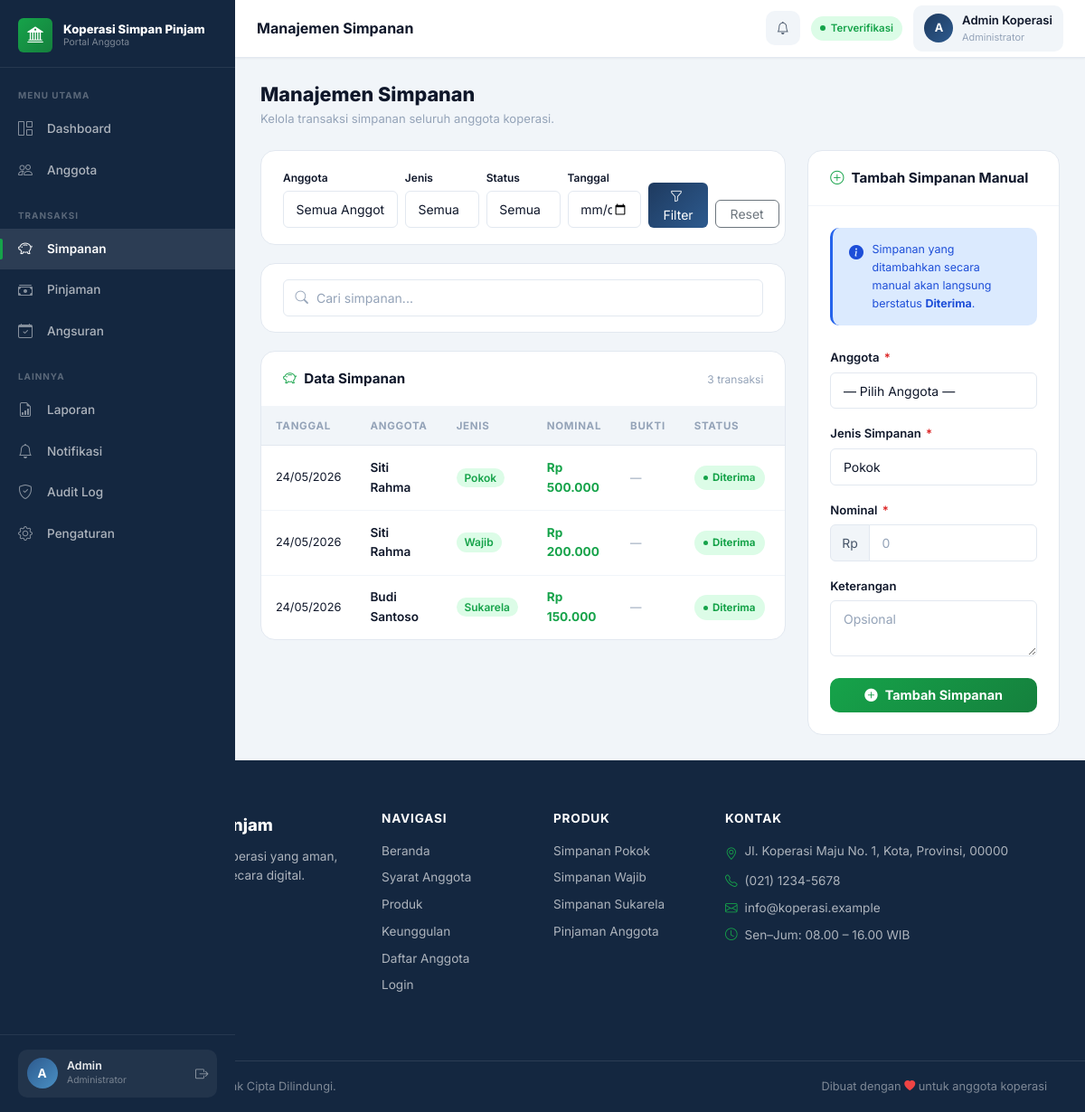
/admin/simpanan.php (signed in), run on the app's committed database.
### tables this page shows
CREATE TABLE IF NOT EXISTS users (
    id INT AUTO_INCREMENT PRIMARY KEY,
    nama VARCHAR(150) NOT NULL,
    nik VARCHAR(50) NOT NULL UNIQUE,
    tempat_lahir VARCHAR(100),
    tanggal_lahir DATE,
    jenis_kelamin VARCHAR(20),
    alamat TEXT,
    no_hp VARCHAR(30),
    email VARCHAR(150) NOT NULL UNIQUE,
    pekerjaan VARCHAR(100),
    penghasilan DECIMAL(15,2),
    username VARCHAR(50) NOT NULL UNIQUE,
    password VARCHAR(255) NOT NULL,
    role ENUM('admin', 'user') DEFAULT 'user',
    status_verifikasi VARCHAR(50) DEFAULT 'Menunggu Verifikasi',
    foto_ktp VARCHAR(255),
    foto_diri VARCHAR(255),
    created_at DATETIME,
    updated_at DATETIME
);

CREATE TABLE IF NOT EXISTS simpanan (
    id INT AUTO_INCREMENT PRIMARY KEY,
    user_id INT NOT NULL,
    jenis_simpanan ENUM('pokok', 'wajib', 'sukarela') NOT NULL,
    nominal DECIMAL(15,2) NOT NULL,
    bukti_transfer VARCHAR(255),
    status ENUM('Menunggu konfirmasi', 'Diterima', 'Ditolak') DEFAULT 'Menunggu konfirmasi',
    keterangan TEXT,
    tanggal_transaksi DATE,
    created_at DATETIME,
    FOREIGN KEY (user_id) REFERENCES users(id)
);

### config/config.php (called while the page is built)
<?php
return [
    'db' => [
        'host' => 'localhost',
        'name' => 'koperasi',
        'user' => 'root',
        'pass' => '',
        'charset' => 'utf8mb4',
    ],
    'app' => [
        'name' => 'Koperasi Simpan Pinjam',
        'base_url' => '',
        'timezone' => 'Asia/Jakarta',
    ],
];

### config/helpers.php (called while the page is built, shortened)
<?php
function e($value): string
{
    return htmlspecialchars((string)$value, ENT_QUOTES, 'UTF-8');
}
function format_rupiah($angka): string
{
    return 'Rp ' . number_format((float)$angka, 0, ',', '.');
}

### config/auth.php (called while the page is built, shortened)
<?php
require_once __DIR__ . '/helpers.php';
function current_user(): ?array
{
    $pdo = db();
    $stmt = $pdo->prepare("SELECT * FROM users WHERE id = ?");
    $stmt->execute([$_SESSION['user_id']]);
    $user = $stmt->fetch();
    return $user ?: null;
}

### admin/simpanan.php (the view, shortened to what this page needs)
<?php
require_once __DIR__ . '/../config/auth.php';
require_once __DIR__ . '/../config/helpers.php';
$pdo = db();
$filterTanggal = $_GET['tanggal'] ?? '';
$conditions = [];
$params = [];
$where = $conditions ? 'WHERE ' . implode(' AND ', $conditions) : '';
$stmt = $pdo->prepare("SELECT s.*, u.nama FROM simpanan s JOIN users u ON s.user_id = u.id $where ORDER BY s.created_at DESC");
$stmt->execute($params);
$simpanan = $stmt->fetchAll();
$page_title = 'Manajemen Simpanan';
function badgeClass($status) {
    $map = ['Menunggu konfirmasi' => 'badge-menunggu', 'Diterima' => 'badge-diterima', 'Ditolak' => 'badge-ditolak'];
    return $map[$status] ?? 'badge-nonaktif';
}
?>
<?php require __DIR__ . '/../includes/dashboard_top.php'; ?>
<div class="page-header">
    <div>
        <h1 class="page-title">Manajemen Simpanan</h1>
        <p class="page-sub">Kelola transaksi simpanan seluruh anggota koperasi.</p>
    </div>
</div>
<div class="row g-4">
    <div class="col-lg-8">
        <div class="filter-bar">
            <form class="row g-2" method="get">
                <div class="col-md-3">
                    <label class="form-label" style="font-size:.75rem">Anggota</label>
                    <select name="user_id" class="form-select form-select-sm">
                        <option value="">Semua Anggota</option>
                    </select>
                </div>
                <div class="col-md-2">
                    <label class="form-label" style="font-size:.75rem">Jenis</label>
                    <select name="jenis" class="form-select form-select-sm">
                        <option value="">Semua</option>
                    </select>
                </div>
                <div class="col-md-2">
                    <label class="form-label" style="font-size:.75rem">Status</label>
                    <select name="status" class="form-select form-select-sm">
                        <option value="">Semua</option>
                    </select>
                </div>
                <div class="col-md-2">
                    <label class="form-label" style="font-size:.75rem">Tanggal</label>
                    <input type="date" name="tanggal" class="form-control form-control-sm" value="<?= e($filterTanggal); ?>">
                </div>
                <div class="col-md-3 d-flex align-items-end gap-2">
                    <button type="submit" class="btn btn-primary btn-sm px-3" style="background:linear-gradient(135deg,var(--primary),var(--primary-light));border:none;border-radius:var(--radius-sm)" id="filterBtn">
                        <i class="bi bi-funnel me-1"></i>Filter
                    </button>
                    <a href="/admin/simpanan.php" class="btn btn-outline-secondary btn-sm px-3" style="border-radius:var(--radius-sm)">Reset</a>
                </div>
            </form>
        </div>
        <div class="filter-bar">
            <div class="search-input-wrap">
                <input type="search" class="form-control" placeholder="Cari simpanan..." data-table-search="#simpananTable">
            </div>
        </div>
        <div class="panel">
            <div class="panel-header">
                <span class="panel-title"><i class="bi bi-piggy-bank me-2 text-green"></i>Data Simpanan</span>
                <span style="font-size:.75rem;color:var(--text-muted)"><?= count($simpanan); ?> transaksi</span>
            </div>
            <div class="table-responsive panel-body p-0">
                <table class="data-table" id="simpananTable">
                    <thead>
                        <tr>
                            <th>Tanggal</th>
                            <th>Anggota</th>
                            <th>Jenis</th>
                            <th>Nominal</th>
                            <th>Bukti</th>
                            <th>Status</th>
                            <th>Aksi</th>
                        </tr>
                    </thead>
                    <tbody>
                        <?php if (empty($simpanan)): ?>
                            <tr><td colspan="7">
                                <div class="empty-state">
                                    <i class="bi bi-inbox"></i>
                                    <p>Tidak ada data simpanan ditemukan</p>
                                </div>
                            </td></tr>
                        <?php else: ?>
                            <?php foreach ($simpanan as $row): ?>
                                <tr>
                                    <td style="font-size:.8rem"><?= e(date('d/m/Y', strtotime($row['tanggal_transaksi']))); ?></td>
                                    <td style="font-weight:600;font-size:.85rem"><?= e($row['nama']); ?></td>
                                    <td>
                                        <span style="font-size:.75rem;font-weight:600;padding:.2rem .55rem;border-radius:var(--radius-full);background:var(--accent-green-light);color:var(--accent-green)">
                                            <?= e(ucfirst($row['jenis_simpanan'])); ?>
                                        </span>
                                    </td>
                                    <td style="font-weight:700;color:var(--accent-green)"><?= format_rupiah($row['nominal']); ?></td>
                                    <td>
                                        <?php if (!empty($row['bukti_transfer'])): ?>
                                            <a href="/uploads/bukti_simpanan/<?= e($row['bukti_transfer']); ?>" target="_blank" class="btn-action view" title="Lihat Bukti"><i class="bi bi-file-image"></i></a>
                                        <?php else: ?>
                                            <span style="color:var(--text-muted);font-size:.78rem">—</span>
                                        <?php endif; ?>
                                    </td>
                                    <td><span class="badge-status <?= badgeClass($row['status']); ?>"><?= e($row['status']); ?></span></td>
                                    <td>
                                    </td>
                                </tr>
                            <?php endforeach; ?>
                        <?php endif; ?>
                    </tbody>
                </table>
            </div>
        </div>
    </div>
    <div class="col-lg-4">
        <div class="panel">
            <div class="panel-header">
                <span class="panel-title"><i class="bi bi-plus-circle me-2" style="color:var(--accent-green)"></i>Tambah Simpanan Manual</span>
            </div>
            <div class="panel-body">
                <div class="alert alert-info-custom mb-4" style="font-size:.78rem">
                    <i class="bi bi-info-circle-fill"></i>
                    <span>Simpanan yang ditambahkan secara manual akan langsung berstatus <strong>Diterima</strong>.</span>
                </div>
                <form method="post">
                    <div class="mb-3">
                        <label class="form-label">Anggota <span class="required">*</span></label>
                        <select name="user_id" class="form-select" required>
                            <option value="">— Pilih Anggota —</option>
                        </select>
                    </div>
                    <div class="mb-3">
                        <label class="form-label">Jenis Simpanan <span class="required">*</span></label>
                        <select name="jenis_simpanan" class="form-select">
                            <option value="pokok">Pokok</option>
                        </select>
                    </div>
                    <div class="mb-3">
                        <label class="form-label">Nominal <span class="required">*</span></label>
                        <div class="input-group">
                            <span class="input-group-text">Rp</span>
                            <input type="number" name="nominal" class="form-control" min="1000" required placeholder="0">
                        </div>
                    </div>
                    <div class="mb-4">
                        <label class="form-label">Keterangan</label>
                        <textarea name="keterangan" class="form-control" rows="2" placeholder="Opsional"></textarea>
                    </div>
                    <button type="submit" class="btn w-100 py-2 fw-700" style="background:linear-gradient(135deg,var(--accent-green),#15803d);color:#fff;border:none;border-radius:var(--radius);font-size:.9rem">
                        <i class="bi bi-plus-circle-fill me-2"></i>Tambah Simpanan
                    </button>
                </form>
            </div>
        </div>
    </div>
</div>
<?php require __DIR__ . '/../includes/dashboard_bottom.php'; ?>

### includes/dashboard_top.php (shortened to what this page needs)
<?php
require_once __DIR__ . '/../config/auth.php';
require_once __DIR__ . '/../config/helpers.php';
$config   = require __DIR__ . '/../config/config.php';
$authUser = current_user();
$initials = strtoupper(substr($authUser['nama'] ?? 'U', 0, 1));
$statusMap = [
    'Disetujui'           => ['class' => 'verified',  'label' => 'Terverifikasi'],
    'Menunggu Verifikasi' => ['class' => 'pending',   'label' => 'Menunggu'],
    'Ditolak'             => ['class' => 'rejected',  'label' => 'Ditolak'],
    'Nonaktif'            => ['class' => 'nonactive', 'label' => 'Nonaktif'],
];
$verifStatus  = $authUser['status_verifikasi'] ?? 'Menunggu Verifikasi';
$statusInfo   = $statusMap[$verifStatus] ?? ['class' => 'pending', 'label' => $verifStatus];
$role         = $authUser['role'] ?? 'user';
$notificationUrl     = $role === 'admin' ? '/admin/notifikasi.php' : '/user/notifikasi.php';
?>
<?php require __DIR__ . '/header.php'; ?>
<div class="app-layout">
  <aside class="app-sidebar" id="appSidebar">
    <a href="/" class="sidebar-brand">
      <span class="sidebar-brand-icon"><i class="bi bi-bank2"></i></span>
      <span class="sidebar-brand-text">
        <span class="sidebar-brand-name"><?= e($config['app']['name']); ?></span>
        <span class="sidebar-brand-tagline">Portal Anggota</span>
      </span>
    </a>
    <nav class="sidebar-nav">
      <?php if ($role === 'admin'): ?>
        <div class="sidebar-section"><span class="sidebar-section-label">Menu Utama</span></div>
        <a href="/admin/dashboard.php" class="sidebar-link" id="sl-dashboard">
            <i class="bi bi-grid-1x2"></i>Dashboard
        </a>
        <a href="/admin/anggota.php" class="sidebar-link" id="sl-anggota">
            <i class="bi bi-people"></i>Anggota
        </a>
        <div class="sidebar-section mt-2"><span class="sidebar-section-label">Transaksi</span></div>
        <a href="/admin/simpanan.php" class="sidebar-link" id="sl-simpanan">
            <i class="bi bi-piggy-bank"></i>Simpanan
        </a>
        <a href="/admin/pinjaman.php" class="sidebar-link" id="sl-pinjaman">
            <i class="bi bi-cash-stack"></i>Pinjaman
        </a>
        <a href="/admin/angsuran.php" class="sidebar-link" id="sl-angsuran">
            <i class="bi bi-calendar-check"></i>Angsuran
        </a>
        <div class="sidebar-section mt-2"><span class="sidebar-section-label">Lainnya</span></div>
        <a href="/admin/laporan.php" class="sidebar-link" id="sl-laporan">
            <i class="bi bi-file-earmark-bar-graph"></i>Laporan
        </a>
        <a href="/admin/notifikasi.php" class="sidebar-link" id="sl-notifikasi">
            <i class="bi bi-bell"></i>Notifikasi
        </a>
        <a href="/admin/audit-log.php" class="sidebar-link" id="sl-audit-log">
            <i class="bi bi-shield-check"></i>Audit Log
        </a>
        <a href="/admin/pengaturan.php" class="sidebar-link" id="sl-pengaturan">
            <i class="bi bi-gear"></i>Pengaturan
        </a>
      <?php endif; ?>
    </nav>
    <div class="sidebar-footer">
      <div class="sidebar-user">
        <div class="sidebar-avatar"><?= $initials; ?></div>
        <div>
          <div class="sidebar-user-name"><?= e(explode(' ', $authUser['nama'])[0] ?? $authUser['nama']); ?></div>
          <div class="sidebar-user-role"><?= $role === 'admin' ? 'Administrator' : 'Anggota'; ?></div>
        </div>
        <a href="/logout.php" class="sidebar-logout ms-auto" title="Logout"><i class="bi bi-box-arrow-right"></i></a>
      </div>
    </div>
  </aside>
  <div class="app-main">
    <header class="app-topbar">
      <div class="topbar-breadcrumb">
        <span class="topbar-page-title"><?= e($page_title ?? 'Dashboard'); ?></span>
      </div>
      <div class="topbar-right">
        <a href="<?= e($notificationUrl); ?>" class="topbar-notification" title="Notifikasi">
          <i class="bi bi-bell"></i>
        </a>
        <span class="status-pill <?= $statusInfo['class']; ?>"><?= $statusInfo['label']; ?></span>
        <div class="topbar-user">
          <div class="topbar-avatar"><?= $initials; ?></div>
          <div class="d-none d-md-block">
            <div class="topbar-user-name"><?= e($authUser['nama']); ?></div>
            <div class="topbar-user-role"><?= $role === 'admin' ? 'Administrator' : 'Anggota'; ?></div>
          </div>
        </div>
      </div>
    </header>
    <main class="app-content">

### data on the page
users: nama "A", nama "Admin", status_verifikasi "Terverifikasi", nama "Admin Koperasi"
simpanan: tanggal_transaksi "24/05/2026", user.nama "Siti Rahma", jenis_simpanan "Pokok", nominal "Rp 500.000", status "Diterima"
simpanan: tanggal_transaksi "24/05/2026", user.nama "Siti Rahma", jenis_simpanan "Wajib", nominal "Rp 200.000", status "Diterima"
simpanan: tanggal_transaksi "24/05/2026", user.nama "Budi Santoso", jenis_simpanan "Sukarela", nominal "Rp 150.000", status "Diterima"

### other printed values
$config['app']['name'] "Koperasi Simpan Pinjam"
$page_title "Manajemen Simpanan"
count($simpanan) "3"
